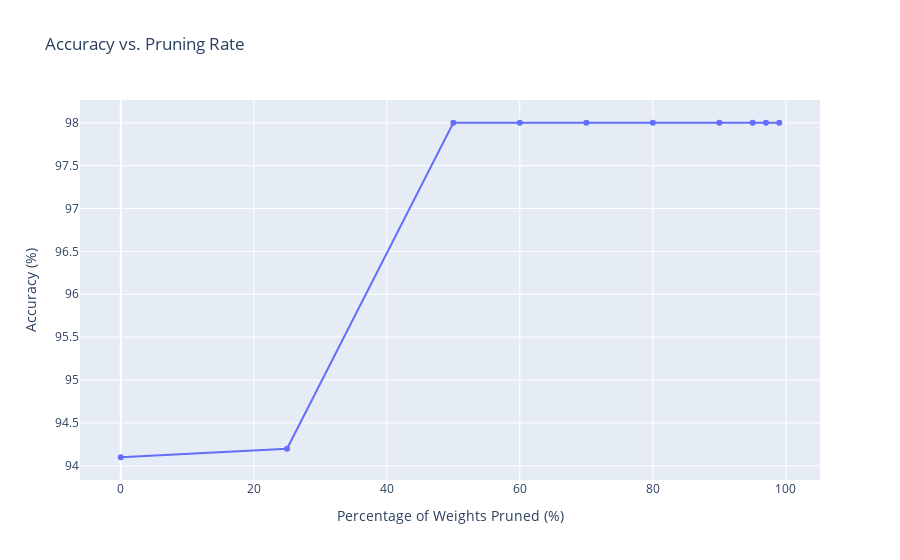

This figure's notebook cell:
### Markdown cell above
# Plot the Percent Sparcity vs. Percent Accuracy (weight pruning)
- Prune away (set to zero) the k% of weights using weight and unit pruning for k in [0, 25, 50, 60, 70, 80, 90, 95, 97, 99]. Remember not to prune the weights leading to the output logits.

### Code cell
trace = go.Scatter(x=k_percentages, y=np.array(accuracy_list_weights)*1000, mode='lines+markers',)
fig = go.Figure(data=trace, layout = go.Layout(title='Accuracy vs. Pruning Rate'))

fig.update_yaxes(title_text='Accuracy (%)')
fig.update_xaxes(title_text='Percentage of Weights Pruned (%)')
fig.show()

### Figure 1 — Plotly figure (JSON) as saved in the notebook; plotly's stock layout.template omitted (floating-point values rounded to 4 significant figures)
{"data": [{"mode": "lines+markers", "type": "scatter", "x": [0, 25, 50, 60, 70, 80, 90, 95, 97, 99], "y": [94.1, 94.2, 98, 98, 98, 98, 98, 98, 98, 98]}], "layout": {"title": {"text": "Accuracy vs. Pruning Rate"}, "xaxis": {"title": {"text": "Percentage of Weights Pruned (%)"}}, "yaxis": {"title": {"text": "Accuracy (%)"}}}}
